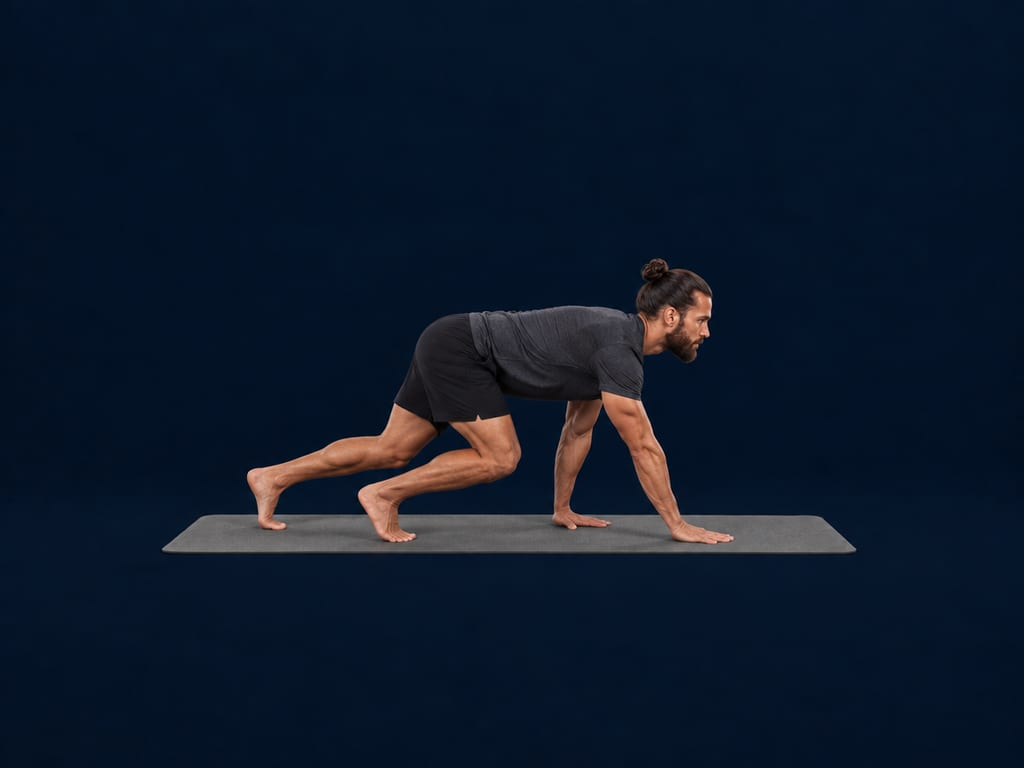
#> input picture assets/exercises/bear_crawl.jpg, 1024 x 768 px
$ python cutout-badge.py ../assets/exercises/bear_crawl.jpg ../assets/exercises/arm_circles.jpg 5
#> lines starting #> are read from the running program, lines starting #| are printed output that depends on the picture; after the words box and inside, x2 and y2 are one past the last pixel; in counts of white or black regions, pixels touching at a corner belong together
"""Cut a badge off its flat black background without a model eating the rim.

The renders are one bright blob on pure black, so the background is exactly the
region reachable from the image border through dark pixels. Flooding from the
border keeps interior dark pixels (shadowed enamel, engraved lines) opaque,
which is where the ML remover kept biting into the bezel.
"""
from PIL import Image, ImageFilter
from collections import deque
import sys


def cutout(path: str, out: str, size: int, threshold: int = 26) -> None:
#> called with path = '../assets/exercises/bear_crawl.jpg', out = '../assets/exercises/arm_circles.jpg', size = 5, threshold = 26
    im = Image.open(path).convert('RGB')
#> im is the input picture: PIL image 1024x768 RGB; mean R, G, B 13.1, 25.1, 42.5
    w, h = im.size
#> w = 1024; h = 768
    px = im.load()
    lum = [[(px[x, y][0] * 299 + px[x, y][1] * 587 + px[x, y][2] * 114) // 1000 for x in range(w)] for y in range(h)]
#> lum = 768 items

    # Background = dark pixels connected to the border.
    bg = bytearray(w * h)
    q = deque()
    for x in range(w):
        for y in (0, h - 1):
            if lum[y][x] <= threshold and not bg[y * w + x]:
                bg[y * w + x] = 1
                q.append((x, y))
    for y in range(h):
        for x in (0, w - 1):
            if lum[y][x] <= threshold and not bg[y * w + x]:
                bg[y * w + x] = 1
                q.append((x, y))
    while q:
        x, y = q.popleft()
        for dx, dy in ((1, 0), (-1, 0), (0, 1), (0, -1)):
            nx, ny = x + dx, y + dy
            if 0 <= nx < w and 0 <= ny < h and not bg[ny * w + nx] and lum[ny][nx] <= threshold:
                bg[ny * w + nx] = 1
                q.append((nx, ny))

    alpha = Image.frombytes('L', (w, h), bytes(255 if not b else 0 for b in bg))
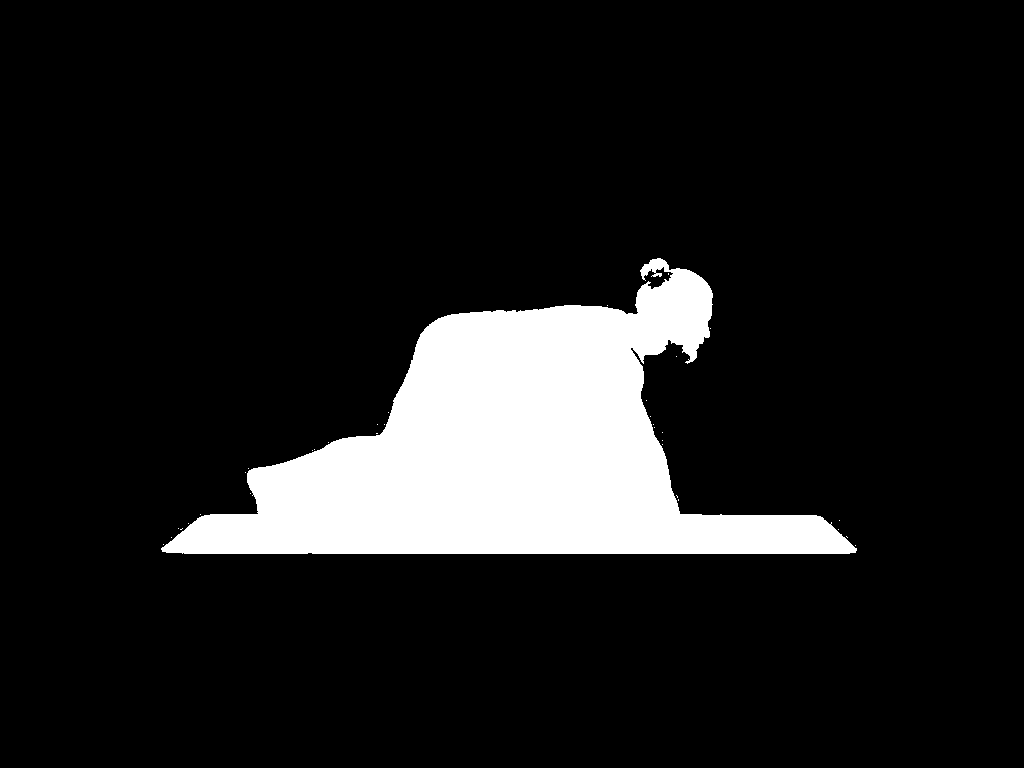
#> alpha: PIL image 1024x768 L; 11.7% white; 34 white regions (33 under 20 px), largest, box (x1, y1, x2, y2) and area: (161, 258, 857, 554) 92239
    # Soften the 1px staircase the threshold leaves behind.
    alpha = alpha.filter(ImageFilter.GaussianBlur(0.8))
    im.putalpha(alpha)
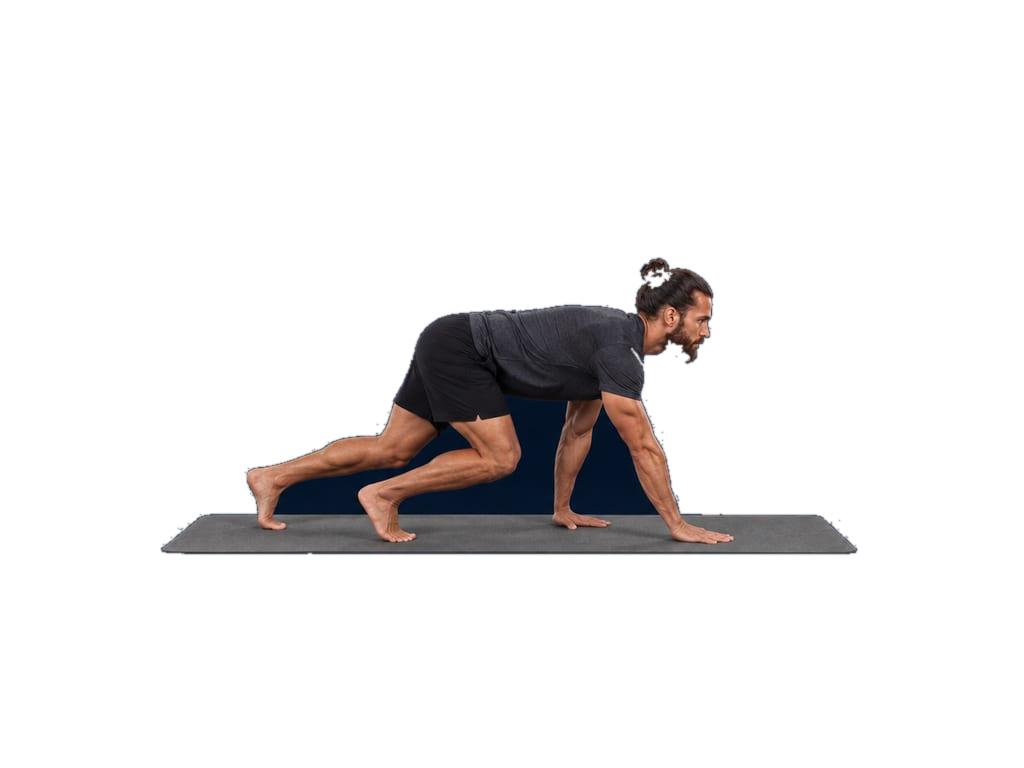
#> im: PIL image 1024x768 RGBA; mean R, G, B, A 13.1, 25.1, 42.5, 29.9; transparent parts drawn white

    im = im.crop(im.split()[3].getbbox())
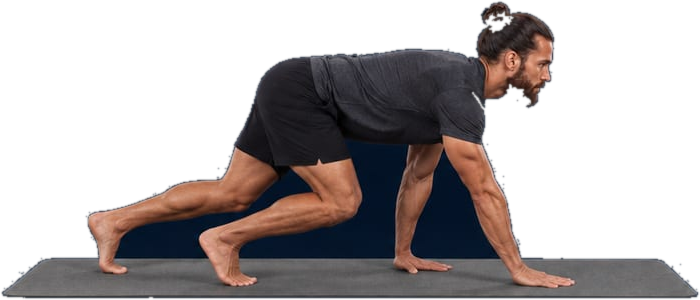
#> im: PIL image 700x300 RGBA; mean R, G, B, A 37.9, 40.3, 50.9, 112.1; transparent parts drawn white
    cw, ch = im.size
#> cw = 700; ch = 300
    side = max(cw, ch)
#> side = 700
    sq = Image.new('RGBA', (side, side), (0, 0, 0, 0))
#> sq: PIL image 700x700 RGBA; every value is 0
    sq.paste(im, ((side - cw) // 2, (side - ch) // 2))
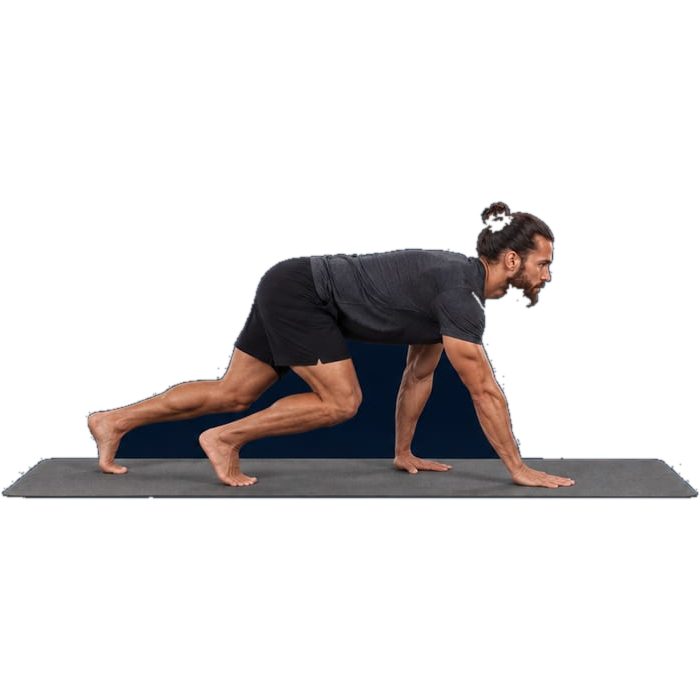
#> sq: PIL image 700x700 RGBA; mean R, G, B, A 16.3, 17.3, 21.8, 48; transparent parts drawn white
    sq.resize((size, size), Image.LANCZOS).quantize(colors=255, method=Image.FASTOCTREE).save(out, optimize=True)


if __name__ == '__main__':
    cutout(sys.argv[1], sys.argv[2], int(sys.argv[3]))

$ run again, on assets/exercises/bicycle_crunch.jpg
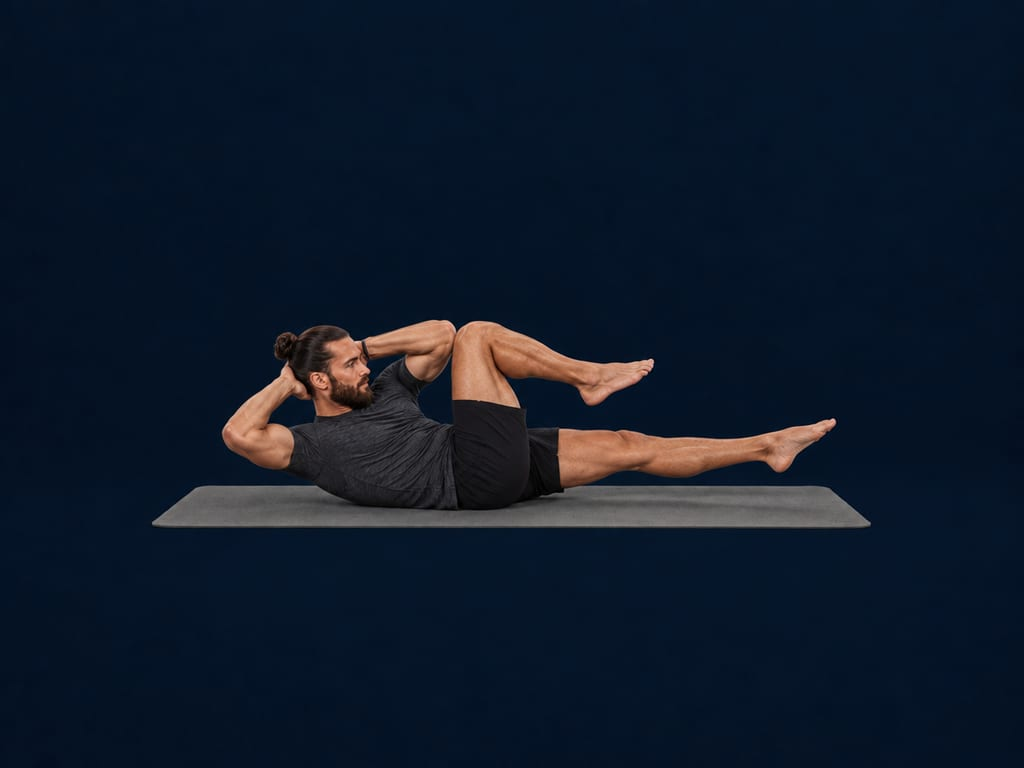
#> input picture assets/exercises/bicycle_crunch.jpg, 1024 x 768 px
#> in cutout, im is the input picture: PIL image 1024x768 RGB; mean R, G, B 15.2, 26.1, 41.8
#> lum = 768 items
#> in cutout, `alpha = Image.frombytes('L', (w, h), bytes(255 if not b else 0 for b i..`:
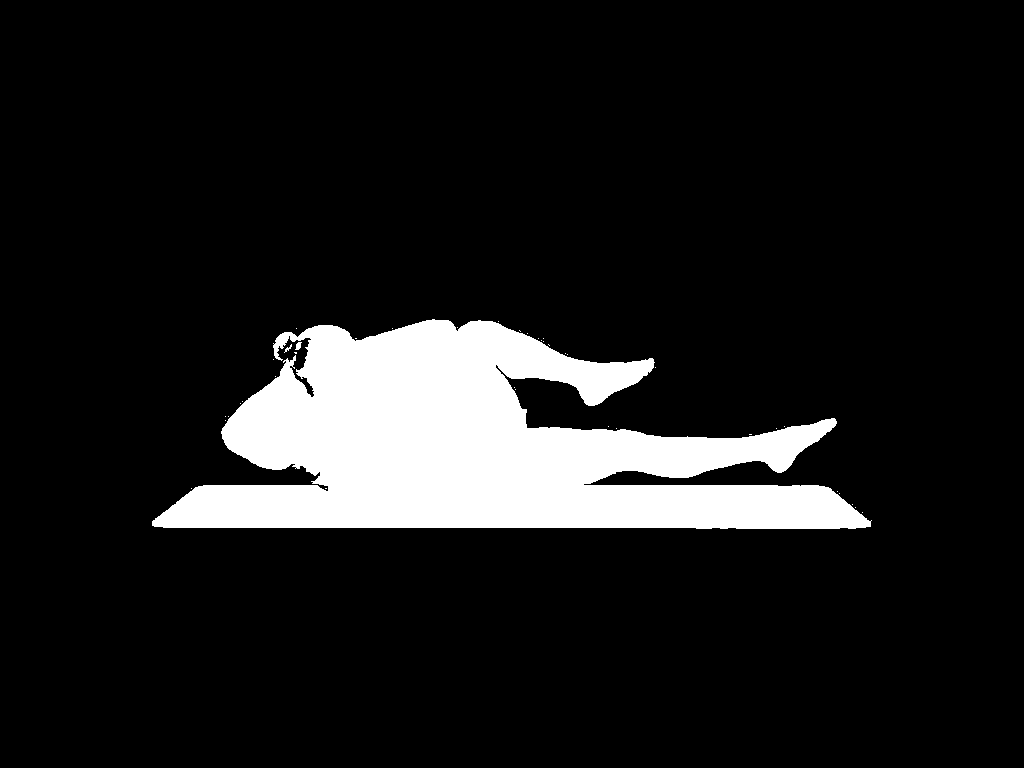
#> alpha: PIL image 1024x768 L; 11% white; 40 white regions (37 under 20 px), largest, box (x1, y1, x2, y2) and area: (152, 319, 872, 529) 86075, (295, 342, 302, 350) 36, (284, 344, 292, 353) 23
#> in cutout, `sq.paste(im, ((side - cw) // 2, (side - ch) // 2))`:
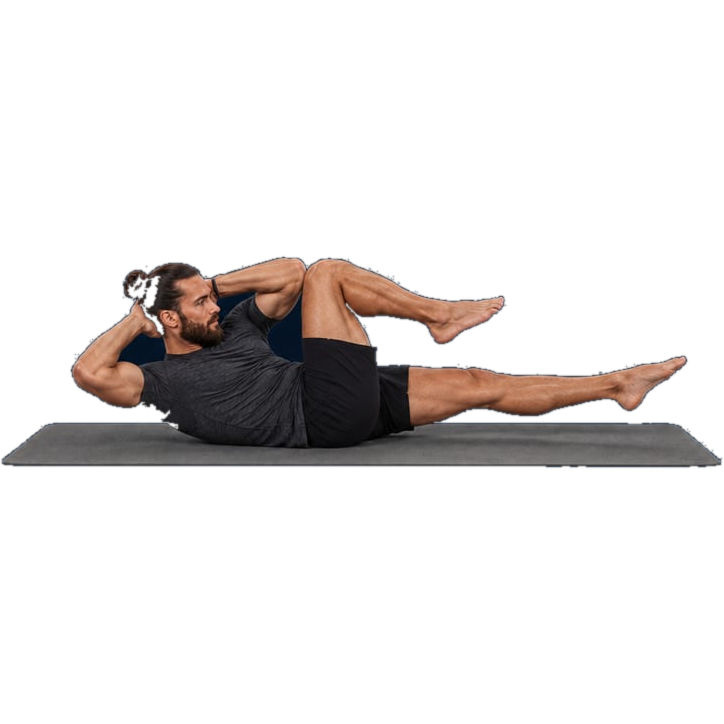
#> sq: PIL image 724x724 RGBA; mean R, G, B, A 16.9, 15.5, 16.6, 41.9; transparent parts drawn white

$ run again, on assets/exercises/bird_dog.jpg
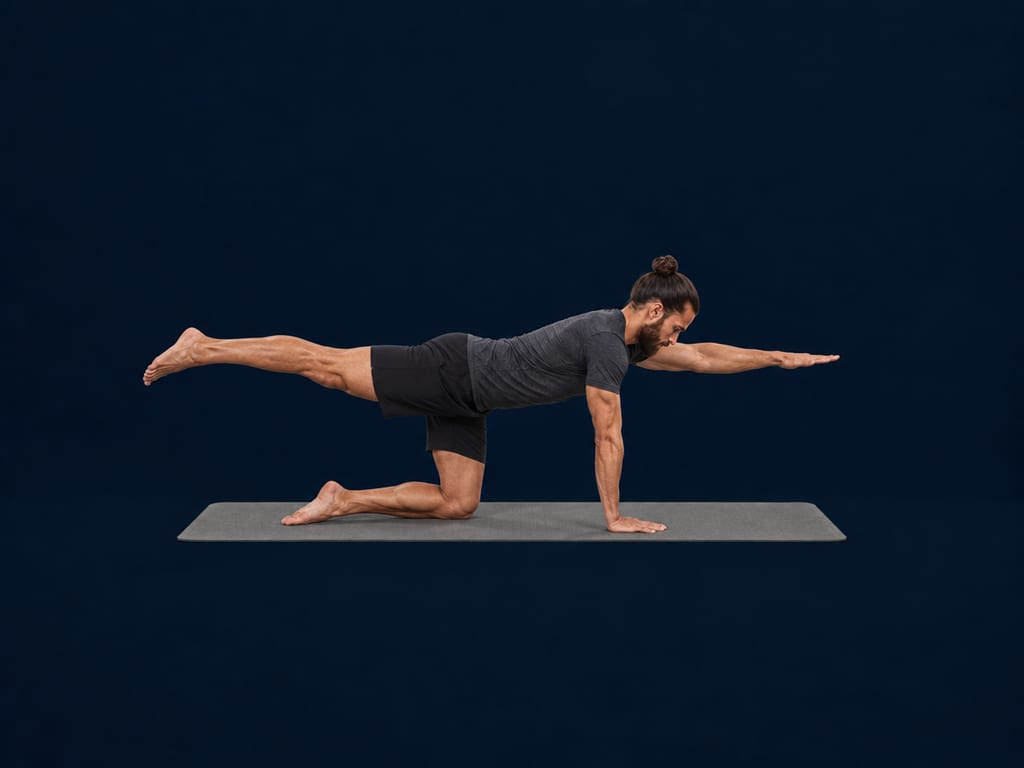
#> input picture assets/exercises/bird_dog.jpg, 1024 x 768 px
#> in cutout, im is the input picture: PIL image 1024x768 RGB; mean R, G, B 14.2, 25.8, 42.6
#> lum = 768 items
#> in cutout, `alpha = Image.frombytes('L', (w, h), bytes(255 if not b else 0 for b i..`:
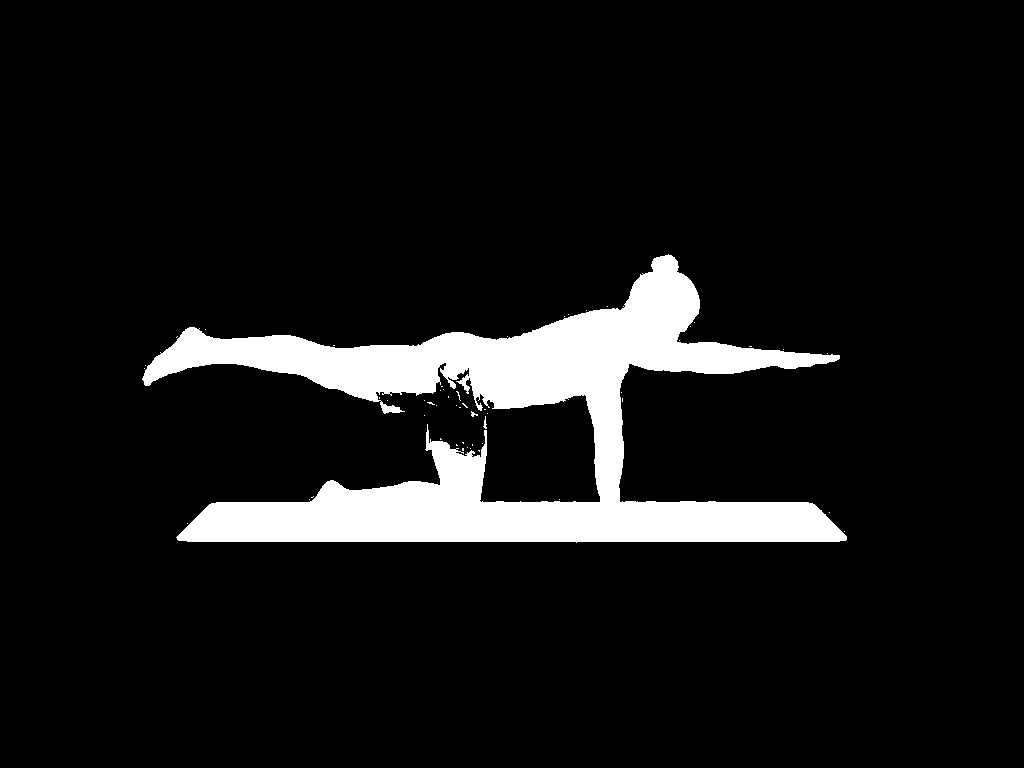
#> alpha: PIL image 1024x768 L; 8.6% white; 52 white regions (49 under 20 px), largest, box (x1, y1, x2, y2) and area: (142, 254, 847, 543) 67806, (483, 416, 487, 429) 25, (471, 411, 478, 417) 21
#> in cutout, `sq.paste(im, ((side - cw) // 2, (side - ch) // 2))`:
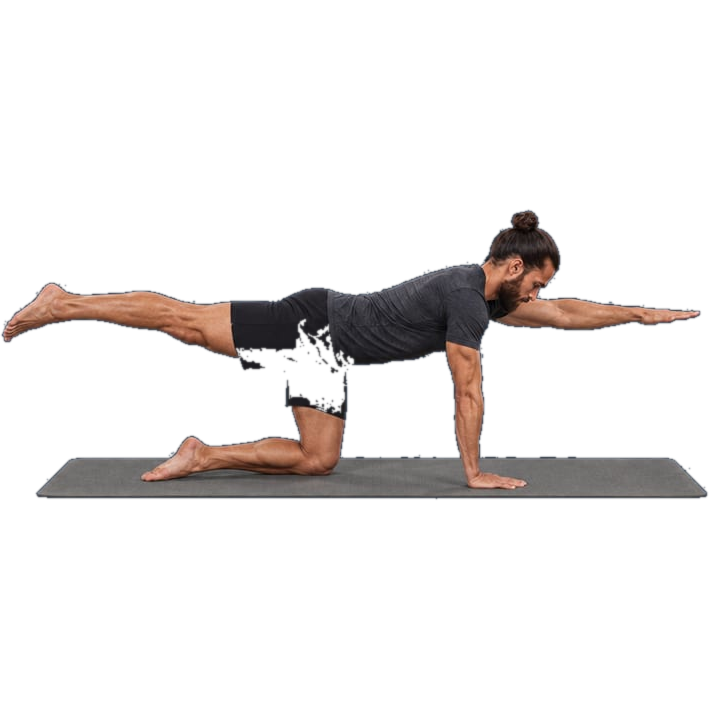
#> sq: PIL image 709x709 RGBA; mean R, G, B, A 16.3, 17.4, 21.5, 34.5; transparent parts drawn white

$ run again, on assets/exercises/burpee.jpg
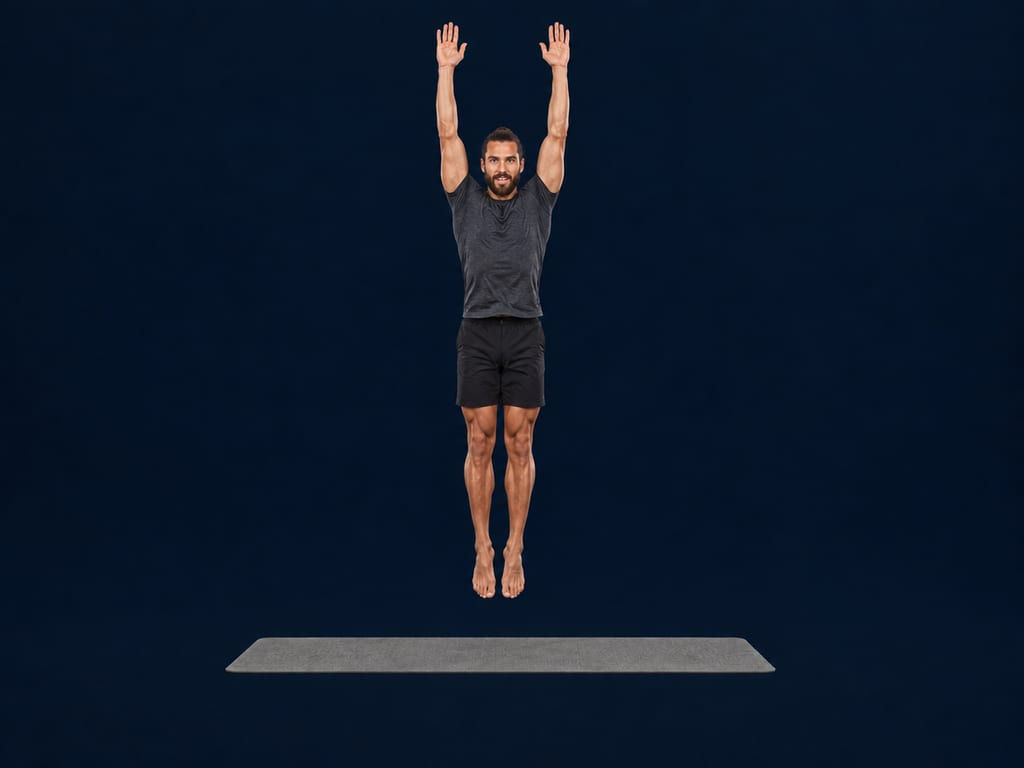
#> input picture assets/exercises/burpee.jpg, 1024 x 768 px
#> in cutout, im is the input picture: PIL image 1024x768 RGB; mean R, G, B 12.7, 25.1, 43
#> lum = 768 items
#> in cutout, `alpha = Image.frombytes('L', (w, h), bytes(255 if not b else 0 for b i..`:
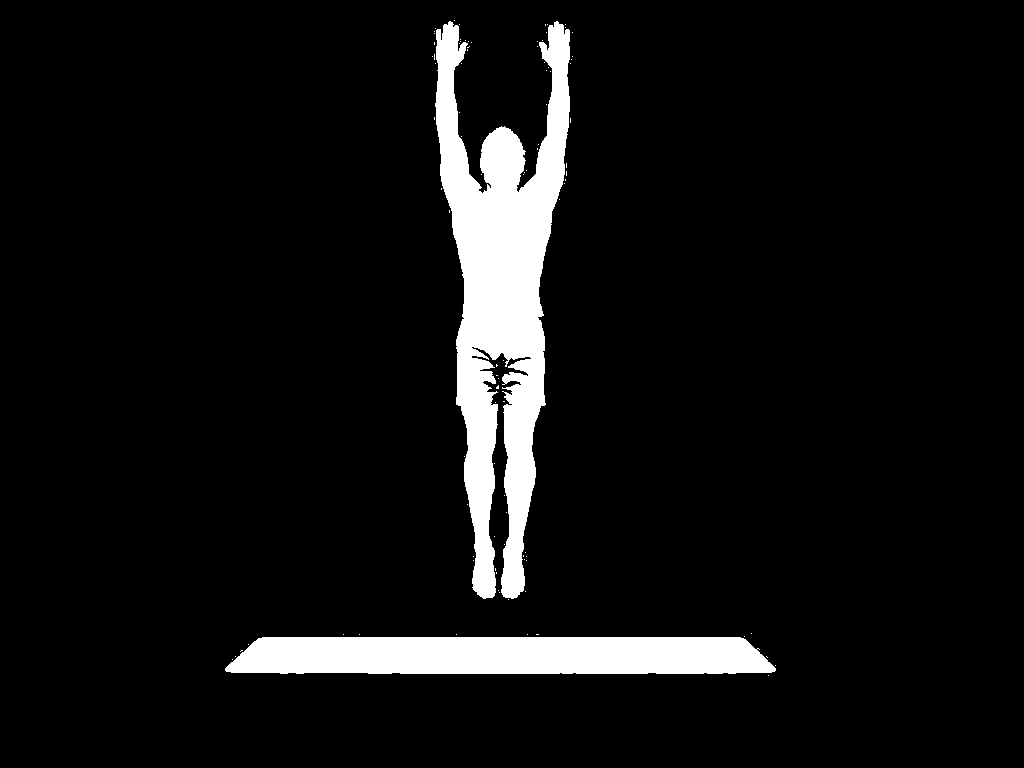
#> alpha: PIL image 1024x768 L; 7.2% white; 95 white regions (93 under 20 px), largest, box (x1, y1, x2, y2) and area: (435, 21, 570, 599) 37477, (225, 637, 776, 674) 19124
#> in cutout, `sq.paste(im, ((side - cw) // 2, (side - ch) // 2))`:
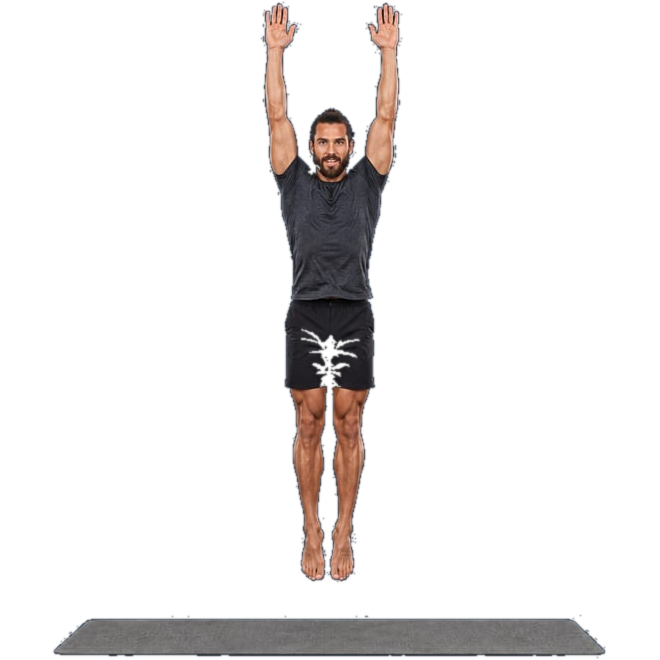
#> sq: PIL image 660x660 RGBA; mean R, G, B, A 18, 26.3, 39.9, 33.2; transparent parts drawn white
